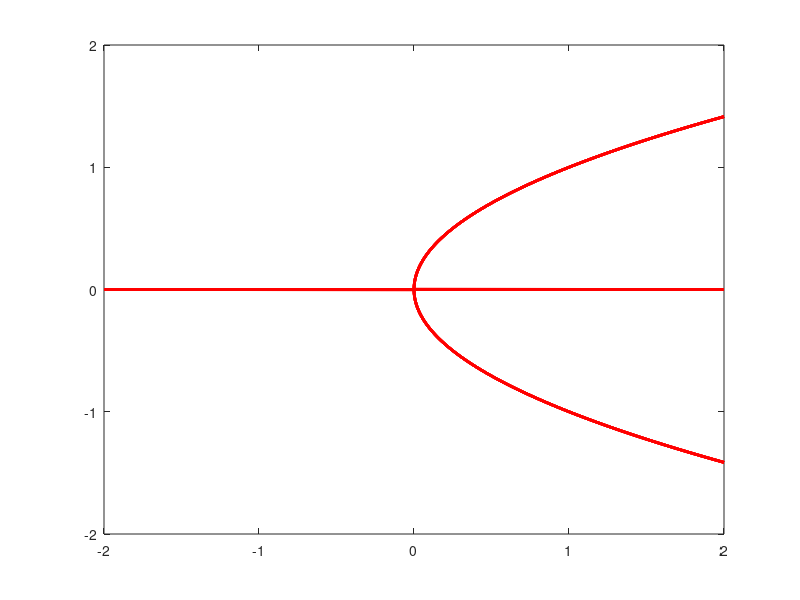

This figure's MATLAB source: (Note: this script raises an error after producing the figure.)
clc
clear

% Sujeethan Vigneswaran
% SYDE 532 Introduction to Complex Systems
% Question 6.12 Numerical / Computational Bifurcations

% Part A

% Set C to 0
C = 0;

% Linspace values for theta and z
theta = linspace(-2,2,1000);
z = linspace(-2,2,1000);
[theta, z] = meshgrid([theta,z]);

% Evaluate the derivative
dzdt = C + theta.*z - z.^3;

% Plot the Fixed Points on a Contour Plot
contour(theta,z,dzdt,[0 0], "-r", "LineWidth", 2)
ax = gca;
ax.YAxisLocation = 'origin';
ax.XAxisLocation = 'origin';
grid on
xlabel("θ")
ylabel("z")
title("Pitchfork Bifurcation Plot (ż = θ z - z^3)")
